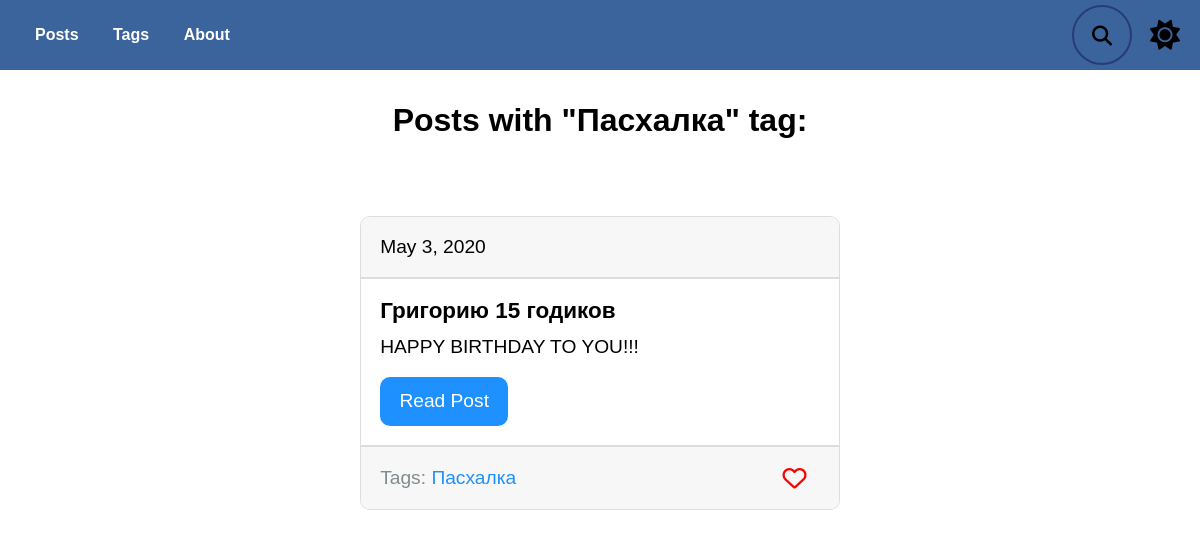
Page /blog/tag/easteregg/ on the committed database.
### blog/models.py (models this page shows, shortened)
class Tag(models.Model):
    title = models.CharField(max_length = 50)
    slug = models.SlugField(max_length = 50, unique = True)
    def get_absolute_url(self):#имя функции - лучше использовать такое
        return reverse("tag_detail_url", kwargs = {"slug": self.slug})
    class Meta:
        ordering = ["title"]#в алф порядке

class Post(models.Model):#создаём класс Post для работы с бд
    title = models.CharField(max_length = 150, db_index = True)#заголовок
    slug = models.SlugField(max_length = 150, blank = True, unique = True)#ссылка понятая для юзера(должна быть уникальной)
    body = models.TextField(blank = True, db_index = True)#тело текста
    date_pub = models.DateField(auto_now_add = True)#время публикации
    tags = models.ManyToManyField("Tag", blank = True, related_name = "posts")
    def get_absolute_url(self):#имя функции - лучше использовать такое
        return reverse("post_detail_url", kwargs = {"slug": self.slug})
    class Meta:
        ordering = ["-date_pub"]#посты будут сортироваться для пагинатора так: самые новые вверху, старые внизу(-)указываем для этого

### blog/views.py (the view)
class TagDetail(ObjectDetailMixin, View):
    model = Tag
    template = "blog/tag_detail.html"

### blog/mixins.py (called while the page is built)
    def get(self, request, slug):
        obj = get_object_or_404(self.model, slug__iexact = slug)#чтобы если не найден выводилось 404
        return render(request, self.template, context = {self.model.__name__.lower(): obj, "admin_obj": obj, "detail": True})

### blog/templates/blog/tag_detail.html (shortened to what this page needs)
{% extends "index.html" %}
{% block content %}
<div class="tag">
    <h1>
        Posts with "{{tag.title|title}}" tag:
    </h1>
    {% for post in tag.posts.all %}
        {% include "blog/includes/post_card_template.html" %}
    {% endfor %}
</div>
{% endblock %}

### blog/templates/blog/includes/post_card_template.html
<div class="card">
    <div class="card__date">
        {{post.date_pub}}
    </div>
    <div class="card__body">
        <h3 class="card__title">{{post.title}}</h3>
        <p class="card__text">{{post.body|truncatewords:15}}</p>
        <a href="{{ post.get_absolute_url }}" class="post-link">Read Post</a>
    </div>
    <div class="card__footer">
        <div>
            Tags: {% for tag in post.tags.all %}
            <a href="{{tag.get_absolute_url}}" class="tag-link">{{tag.title}}</a>
        </div>
        {% endfor %}
        <button class="like" type="submit">
            <i class="like__icon heart far fa-heart"></i>
        </button>
    </div>
</div>

### static/css/style.css (style rules this page uses)
:root { --color: #000000; --background-color: #fff; --header: #3c649c; --searchBcg:#273c75; --nav-link-effect: #c4c4c4; --submit-btn: #2ecc71; --card: #fff; --card-secondary: #F7F7F7; --card-inner-border: #ddd; --card-outer-border: #ddd; --card-body: #000; --paginationBcg: #F7F7F7; --pagination-border: #ddd; --page-item: #333; --page-link: #000; --disabled: #9b9b9b; --link: #1e90ff; --tag-color: #7f8c8d; --like: #ff0000; --date: #b9b9b9; }
*, *::before, *::after { margin: 0; padding: 0; box-sizing: border-box; }
body { width: 100%; height: 100%; font-family: 'Montserrat', sans-serif; color: var(--color); background-color: var(--background-color); overflow-x: hidden; }
a { transition: 0.2s; text-decoration: none; }
button { cursor: pointer; outline:none; border: none; background: none; }
.tag { width: 80vw; margin: 0 auto; padding-top: 2em; display: flex; flex-direction: column; align-items: center; }
.card { display: flex; flex-direction: column; width: 40vw; min-width: 400px; min-height: 200px; margin: 4em 0; background-color: var(--card); font-size: 1.2rem; border: 1px solid var(--card-outer-border); border-radius: 10px; }
.card__body { display: flex; flex-direction: column; justify-content: space-between; align-items: flex-start; flex-grow: 1; }
.card > *:not(:first-child) { padding: 1em; }
.card__date, .card__footer { background-color: var(--card-secondary); }
.card__date { color: var(--card-body); padding: 1em; border-bottom: 2px solid var(--card-inner-border); border-radius: 10px 10px 0 0; }
.card__title { font-weight: 600; margin-bottom: 0.5em; }
.card__text { color: var(--card-body); }
.post-link { color: #fff; display: inline-block; margin-top: 1em; padding: 0.7em 1em; border-radius: 10px; background-color: var(--link); }
.card__footer { color: var(--tag-color); border-top: 2px solid var(--card-inner-border); display: flex; justify-content: space-between; align-items: center; border-radius: 0 0 10px 10px; }
.tag-link { color: var(--link); }
.like { margin-right: 1em; }
.like__icon { font-size: 1.5rem; color: var(--like); transition: 0.25s; }

### rows in the picture
Tag: title "Пасхалка"
Post: date_pub "May 3, 2020", title "Григорию 15 годиков", body "HAPPY BIRTHDAY TO YOU!!!"
